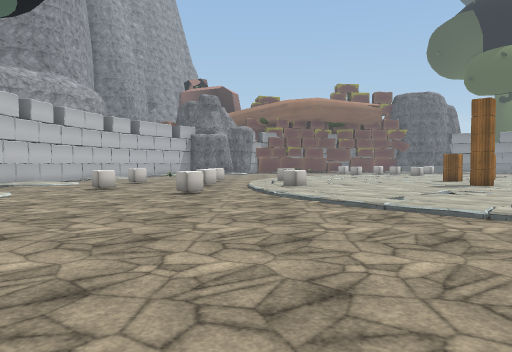
[1] (above)

24 first-person views from a walk through a scene from a Unity 3-D project. The camera is 1.5 m above the floor, tilts 2° down and sees 70° across. The floor is counted in squares, 2 m on a side. Each view is taken from the middle of a square. On the plan, view 1 faces up. The plan holds only what a view shows up to about 11 squares ahead; the rest is blank. The place goes on beyond the plan. The player character is not drawn. Some animated figures are not drawn. Some surface patterns are stand-ins.

[2]
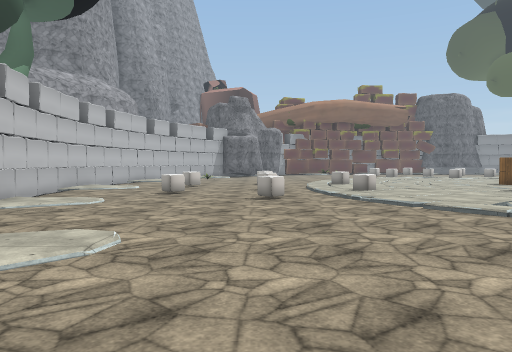

[3]
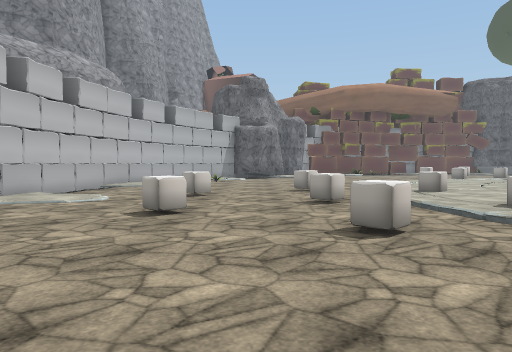

[4]
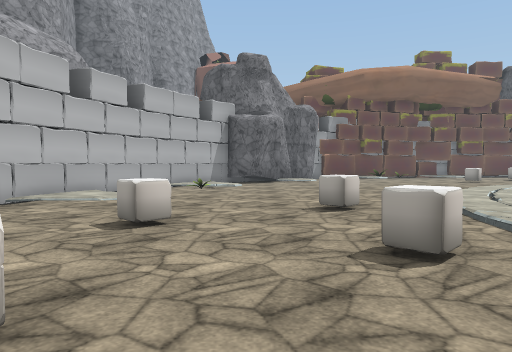

[5]
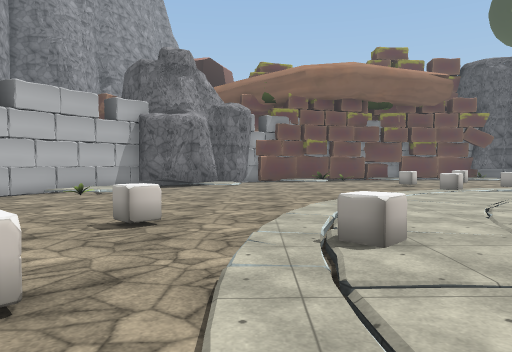

[6]
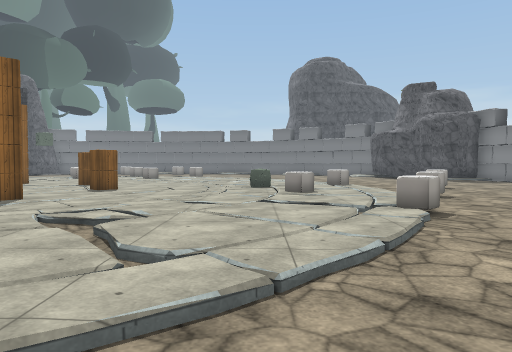

[7]
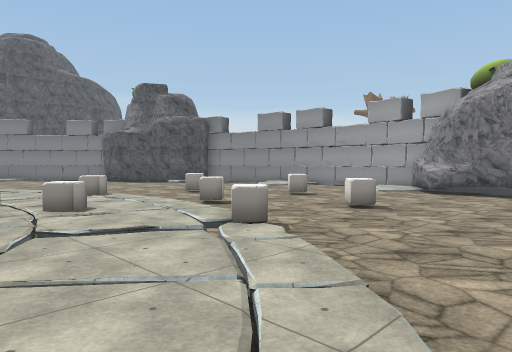

[8]
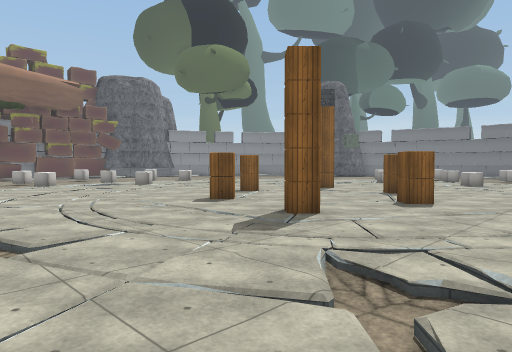

[9]
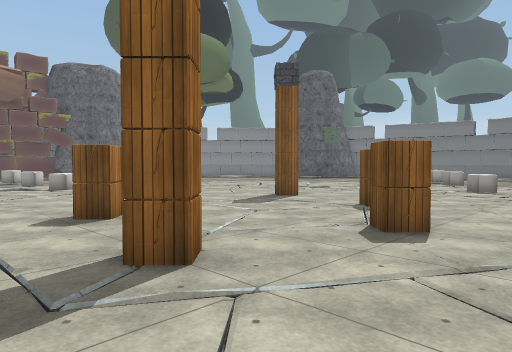

[10]
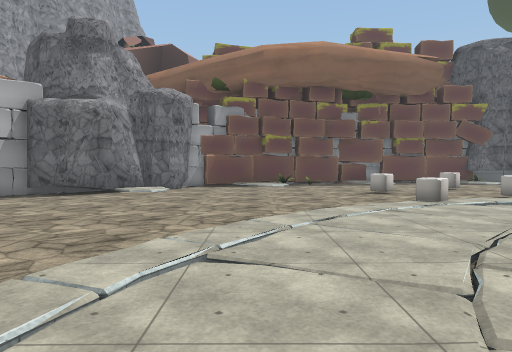

[11]
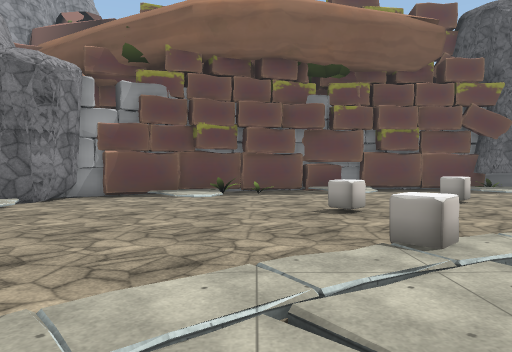

[12]
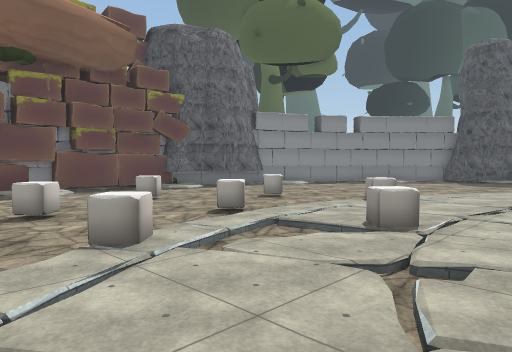

[13]
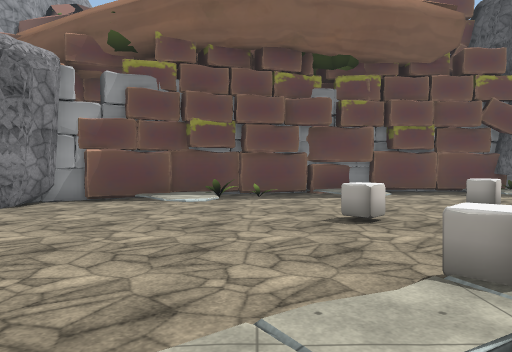

[14]
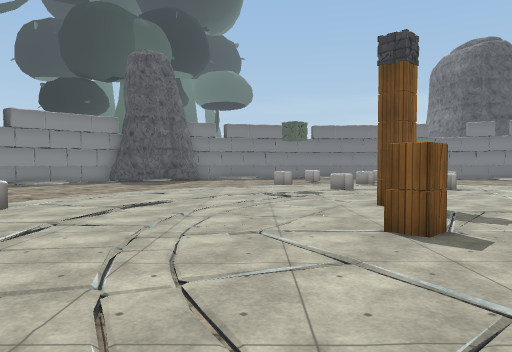

[15]
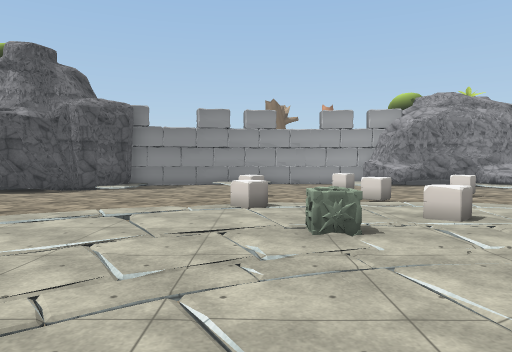

[16]
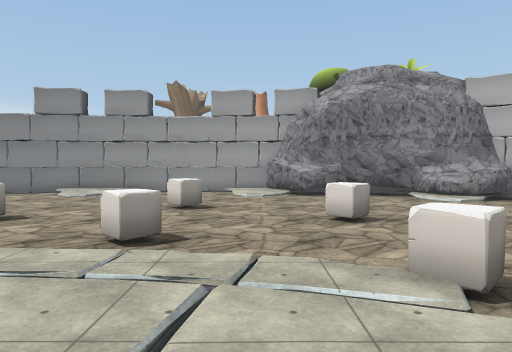

[17]
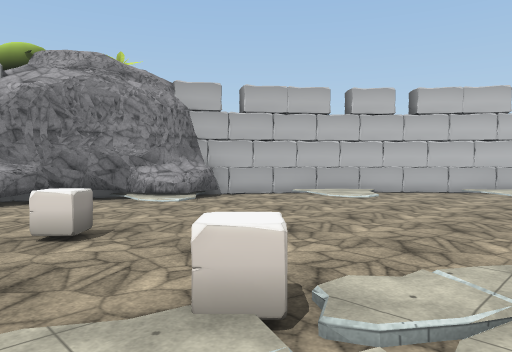

[18]
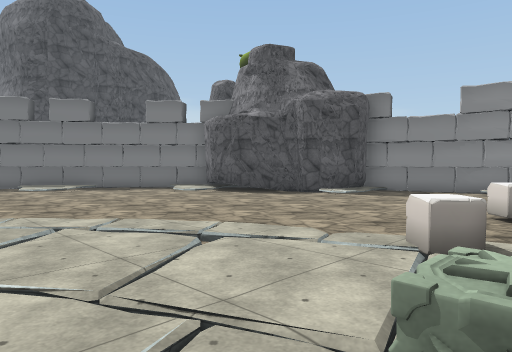

[19]
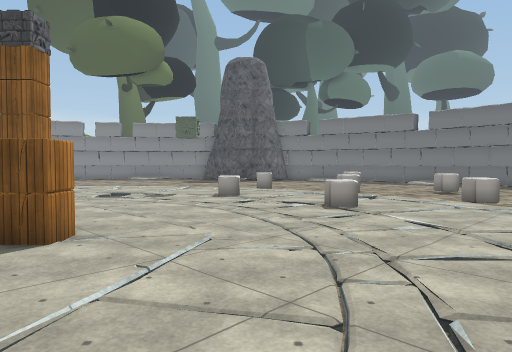

[20]
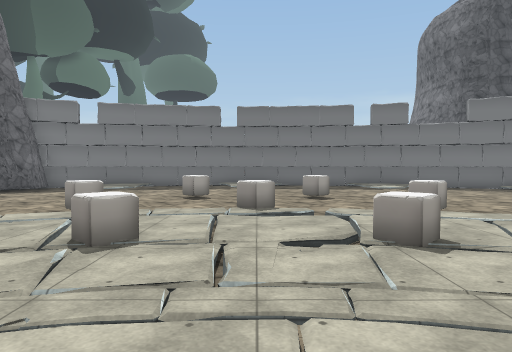

[21]
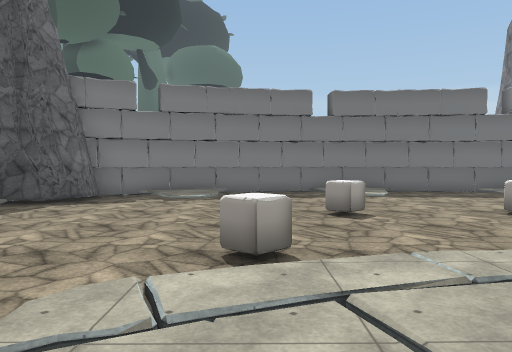

[22]
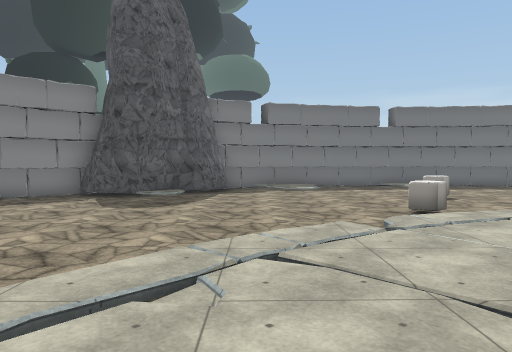

[23]
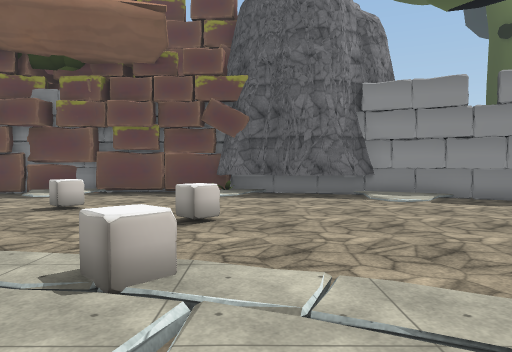

[24]
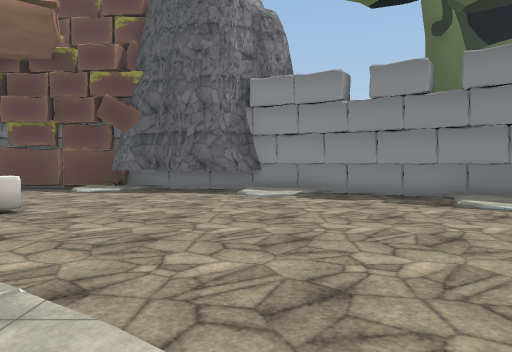

### Floor plan
Key: @ floor where view 1 was taken; # wall or solid block; . main floor; : floor 0.25 m higher than the main floor; / step, stairs or slope; ^ raised ledge; P pillar; L plant; O other object.
Columns run from 8 left of view 1 to 26 right of it. Each row starts with its distance up from view 1.
 29              ########
 28           ####/:../#######
 27         ###LO.//.../.../:###
 26        ##.//...........//..##
 25       ##........O........../##
 24      ##/......O....O.......:/##
 23    ####/......O....O......./..#
 22   ##............O.............#
 21   #:/.........O////O/.........##
 20  ##//......./OO//:/O///......./#
 19  #.O.......//::/O::/:///.......###
 18  #........//:////::///://........#
 17 ##/......///://////////://......:#
 16 #::/.....//:////:////://:/....../##
 15 #.....O.//:///:/:/:/:///:/O.......#
 14 #...O.../O////:::O:PP///O//..O....#
 13 # ..O.../O://::O///P::/:O//..O..//#
 12 #::...O./////::::/:::///::O...../:#
 11 #/..O.../O///:OO::/O::/OO//..O....#
 10 #...O.../O:///O::O::::/O://..O....#
  9 #.....O.//:/:/:/::::://///O.......#
  8 ##//...../::////://:////:/...    :#
  7   //.....///:///////:/     ....
  6   ........///:////O:::///.......
  5   .........//:/:OO:::///........
  4    //......./OO/::/O///......./
  3   #:/.........O////O........../
  2   ##/...........O............
  1    ##.........O....O......./
  0     ##/:@.....O....O.......#
 -1      ##/........O.........##
 -2       ##..//.........../###
 -3        #####.../.. //../#
 -4            ####:.  :/.^##
 -5               ########

Positions as (right, up) in squares from view 1, and headings:
1: (0, 0), facing up
2: (-2, 0), facing up
3: (-3, 5), facing up
4: (-3, 9), facing up
5: (0, 10), facing up
6: (0, 6), facing right
7: (2, 7), facing down-right
8: (2, 7), facing up-right
9: (5, 8), facing up-right
10: (2, 13), facing up
11: (4, 17), facing up
12: (4, 17), facing up-right
13: (4, 18), facing up
14: (5, 16), facing right
15: (11, 10), facing down
16: (7, 6), facing down
17: (7, 5), facing down-left
18: (10, 7), facing down-right
19: (10, 7), facing up-right
20: (12, 12), facing right
21: (15, 15), facing right
22: (12, 18), facing right
23: (12, 18), facing up
24: (15, 18), facing up
